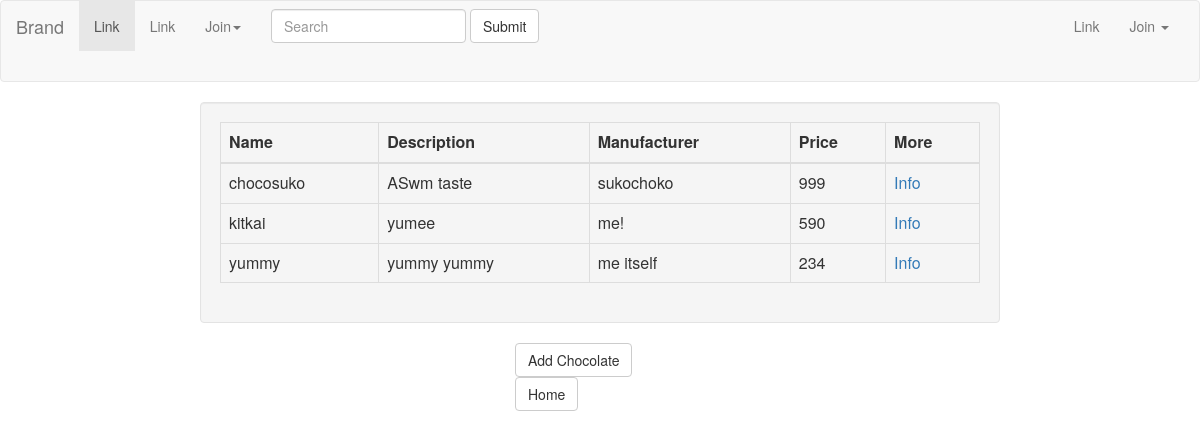
Screenshot of / (signed in) with the database file from the repository.
### registration/models.py (models this page shows)
class Chocolate(models.Model):
    id = models.AutoField(primary_key=True)
    name = models.CharField(_('Chocolate Name'), max_length=100, blank=True)
    description = models.CharField(_('Chocolate Description'), max_length=1000, blank=True)
    manufacturer = models.CharField(_('Chocolate Manufacturer'), max_length=100, blank=True)
    price = models.IntegerField(_('Chocolate Price'),
                                 validators=[MaxValueValidator(1000), MinValueValidator(0)],
                                 help_text=_('4 digits maximum'), blank=True, null=True)

### registration/views.py (the view)
# urls.py: 2. Add a URL to urlpatterns:  url(r'^$', Home.as_view(), name='home')
class Home(ListView):
    template_name = "index.html"
    def get_queryset(self):
        return Chocolate.objects.all()

### registration/templates/index.html (shortened to what this page needs)
{% load staticfiles %}
<html xmlns="http://www.w3.org/1999/html">
<head>
<link rel="stylesheet" href="{%  static 'css/bootstrap.min.css' %}">
<link rel="stylesheet" href="{%  static 'css/bootstrap.min.css' %}"integrity="sha384-fLW2N01lMqjakBkx3l/M9EahuwpSfeNvV63J5ezn3uZzapT0u7EYsXMjQV+0En5r">
</head>
<body>
<nav class="navbar navbar-default">
  <div class="container-fluid">
    <div class="navbar-header">
      <a class="navbar-brand" href="#">Brand</a>
    </div>
    <div class="collapse navbar-collapse" id="bs-example-navbar-collapse-1">
      <ul class="nav navbar-nav">
        <li class="active"><a href="#">Link <span class="sr-only">(current)</span></a></li>
        <li><a href="#">Link</a></li>
        <li class="dropdown">
          <a href="#" class="dropdown-toggle" data-toggle="dropdown" role="button" aria-haspopup="true" aria-expanded="false">Join<span class="caret"></span></a>
        </li>
      </ul>
      <form class="navbar-form navbar-left" role="search">
        <div class="form-group">
          <input type="text" class="form-control" placeholder="Search">
        </div>
        <button type="submit" class="btn btn-default">Submit</button>
      </form>
      <ul class="nav navbar-nav navbar-right">
        <li><a href="#">Link</a></li>
        <li class="dropdown">
          <a href="#" class="dropdown-toggle" data-toggle="dropdown" role="button" aria-haspopup="true" aria-expanded="false">Join <span class="caret"></span></a>
          <ul class="dropdown-menu">
             {% if request.user.is_anonymous %}
                 <li><a href="{%  url 'register_user'%}">SIGN UP</a></li>
                 <li><a href="{% url 'login' %}">SIGN IN</a></li>
             {% else %}
               <li>
                           <div class="btn-group">
                               <a class="btn-new btn-nav btn-white" data-toggle="dropdown">
                                   {% endif %}
          </ul>
        </li>
      </ul>
    </div>
  </div>
</nav>
<div class="col-md-8 col-md-offset-2 well">
<table class="table table-hover table-bordered table-responsive">
    <thead>
    <tr>
        <th>
            Name
        </th>
        <th>
            Description
        </th>
        <th>
            Manufacturer
        </th>
        <th>
            Price
        </th>
           <th>
            More
        </th>
    </tr>
    </thead>
    <tbody>
    {% for item in object_list %}
        <tr>
            <td> {{ item.name }} </td>
            <td> {{ item.description }}</td>
            <td> {{ item.manufacturer }}</td>
            <td> {{ item.price }}</td>
            <td> <a href="{% url 'chocolate_info' item.id %}">Info</a> </td>
        </tr>
    {% endfor %}
    </tbody>
</table>
</div>
{%  if user.is_anonymous %}
Nothing Here
{% else %}
 <div class="col-md-6 col-md-offset-5">
        <a href="{% url 'add_chocolates' %}">
              <button type="submit" class="btn btn-default">Add Chocolate</button>
        </a>
        </div>
{% endif %}
<div class="col-md-6 col-md-offset-5">
        <a href="{% url 'home' %}">
              <button type="submit" class="btn btn-default">Home</button>
        </a>
        </div>
</body>
</html>

### rows the page displays
Chocolate: name "chocosuko", description "ASwm taste", manufacturer "sukochoko", price "999"
Chocolate: name "kitkai", description "yumee", manufacturer "me!", price "590"
Chocolate: name "yummy", description "yummy yummy", manufacturer "me itself", price "234"
